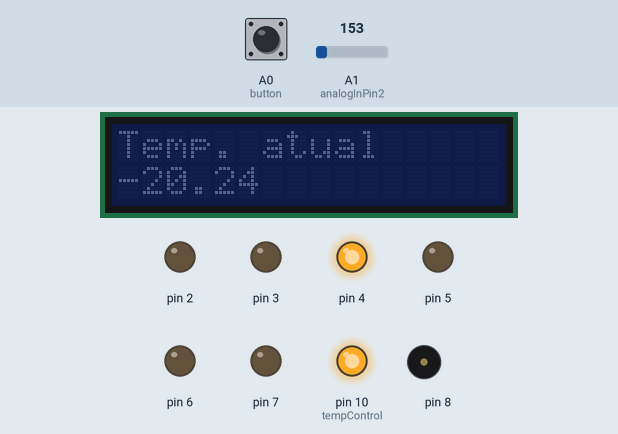
The sketch below on a simulated Arduino Uno, built with avr-gcc and run on an emulated ATmega328P. Parts: 16×2 character LCD, output pins drawn as LEDs (lit = HIGH), buzzer (waves = sounding). Inputs (shaded band) come from the test bench; at power-on: A0 (button) LOW, A1 (analogInPin2) = 153. What the sketch prints to the serial monitor is not drawn.

Above: at 1.6 s.
1.7 s: A0 (button) pulled HIGH for 0.15 s
At 2.27 s:
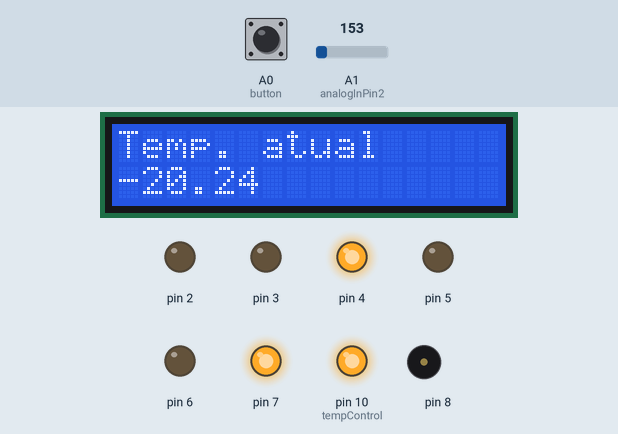
4.5 s: A1 (analogInPin2) set to 165
At 5.4 s:
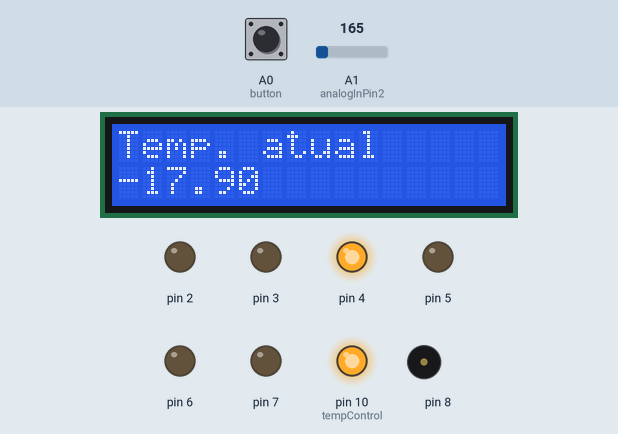
6.3 s: A0 (button) pulled HIGH for 1 s
At 6.9 s:
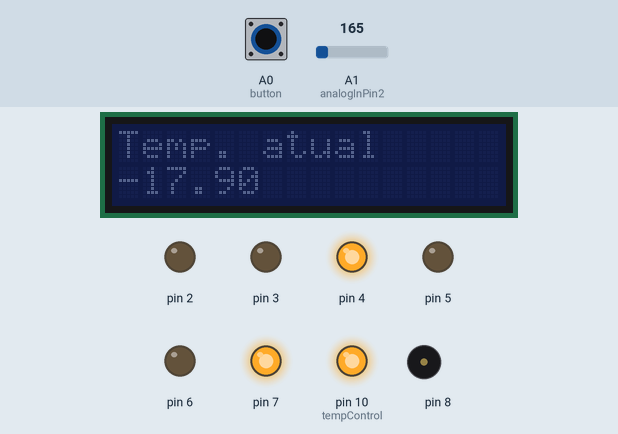
10.3 s: A1 (analogInPin2) set to 175
At 11.4 s:
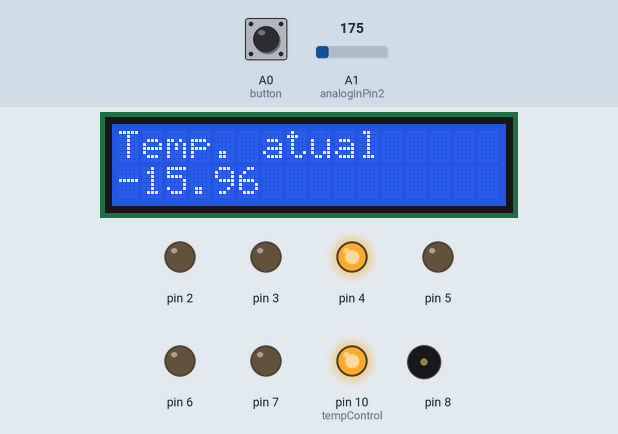
12.5 s: A1 (analogInPin2) set to 191
At 13.4 s:
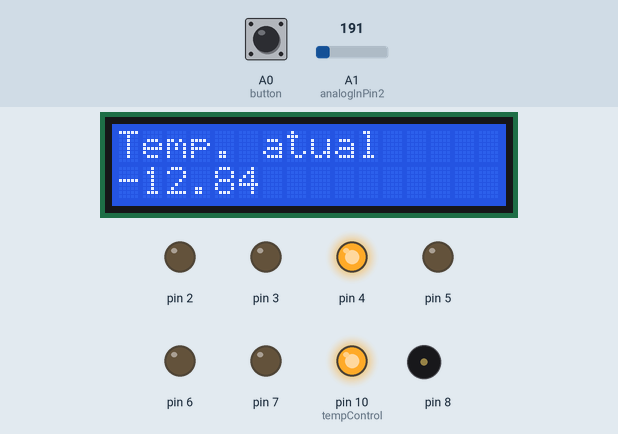
Timing chart, 0 to 15.5 s (numbered marks = the images above; inputs shaded):
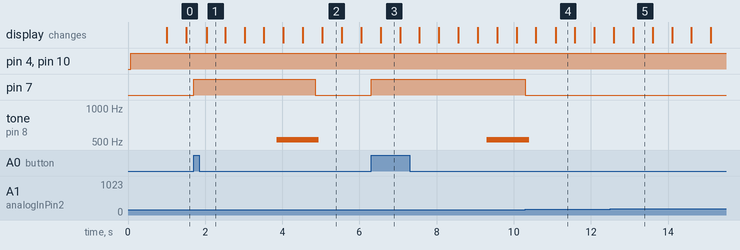

Measured:
- after the input at 1.7 s, pin 7: LOW → HIGH at once; tone on pin 8: silent → 523 Hz after 2.1 s
- after the input at 4.5 s, the display: first differs from a run without the input after 0.54 s (image 2)
- after the input at 6.3 s, pin 7: LOW → HIGH at once, → LOW 4.0 s later; tone on pin 8: silent → 523 Hz after 3.0 s
- after the input at 10.3 s, the display: first differs from a run without the input after 0.78 s (image 4)
- after the input at 12.5 s, the display: first differs from a run without the input after 0.60 s (image 5)
- what the display in image 1 shows lasts 0.5 s, from 2.0 s to 2.5 s

The sketch:

tinkercad_program.ino
```cpp
#include <Adafruit_LiquidCrystal.h>

const int analogInPin2 = A1;
const int button = A0;
unsigned long t;
unsigned long tempo =1000;
unsigned long t2;
unsigned long tempo2 =500;
unsigned long t3;
unsigned long tempo3 =1000;
unsigned long t4;
unsigned long tempo4 =2000;
unsigned long t5;
unsigned long tempo5 = tempo4+1000;
int reading2 = 0;
int val2 = 0;
bool without = false;
bool crono = false;
// the transistor which controls the motor will be attached to digital pin 10
int tempControl = 10;
Adafruit_LiquidCrystal lcd_1(0);

// the setup routine runs once when you press reset:
void setup() {
  Serial.begin(9600);
  t = millis();
  t2 = millis();
  t3 = millis();
  //t4 = millis();
  // make the transistor's pin an output:
  pinMode(tempControl, OUTPUT);
  pinMode(button,INPUT);
  pinMode(7, OUTPUT);
  pinMode(8, OUTPUT);
    // initialize the LED pins:
  for (int thisPin = 2; thisPin < 7; thisPin++) {
    pinMode(thisPin, OUTPUT);
  }
  //código para LCD
  lcd_1.begin(16, 2);
  lcd_1.print("Temp. atual");


}

// the loop routine runs over and over again forever:
void loop() {
  //Os valores de val2 têm um erro esquesito, ver o video
  //de youtube sobre usar ecras LCD/OLED
  reading2 = analogRead(analogInPin2);
  val2 = map(((reading2/2.5 - 20) * 3.04), 0, 1023, -40, 125);//map(reading2, 61, 998, -40, 125);

  //https://capsistema.com.br/index.php/2020/11/09/guia-de-uso-do-sensor-de-temperatura-analogico-tmp36-com-arduino
  float voltage = reading2/2.51 * (5000 / 1024.0);
  // Converta a tensão na temperatura em Celsius:
  float temperature = ((voltage - 500) / 10);

  if (millis() - t >= tempo){
    Serial.println("Valor temperatura outra forma");
    Serial.println(temperature);
    //Serial.println(val2);
    t = millis();
    }
  if (temperature <= 50){
    analogWrite(tempControl, 255);
    }
  if ((temperature >= 50) && (temperature < 60)){
    analogWrite(tempControl, 150);
  }
  if ((temperature >= 60) && (temperature < 65)){
    analogWrite(tempControl, 75);
  }
  if (temperature >= 65){
    analogWrite(tempControl, 0);
  }
  if ((temperature >= 60) && (temperature <= 65)){
    digitalWrite(2, HIGH);
    digitalWrite(4, LOW);
  } else {
    digitalWrite(2, LOW);
    digitalWrite(4, HIGH);
  }
  //Código para LCD
  if (millis() - t3 >= tempo3 && !without){
  	lcd_1.setCursor(0, 1);
  	lcd_1.print(temperature);
  	lcd_1.setBacklight(1);
    t3 = millis();
    without = true;
    t2 = millis();
  }
  if (millis() - t2 >= tempo2 && without){
  	lcd_1.setBacklight(0);
    t2 = millis();
    without = false;
  }
  if (digitalRead(A0) == HIGH) {
    t4 = millis();
    t5 = millis();
    crono = true;
    digitalWrite(7,HIGH);
  }
  if (millis() - t4 >= tempo4 && crono){
    tone(8, 523, 100);
  }
  if (millis() - t5 >= tempo5 && crono){
    crono = false;
    digitalWrite(7,LOW);
  }
}
```
